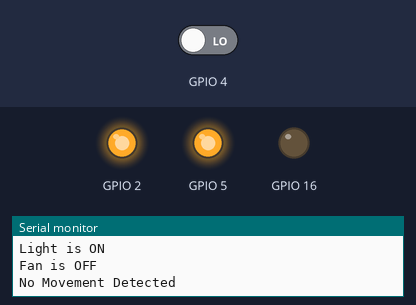
The sketch below on a simulated ESP8266 (NodeMCU). Parts: output pins drawn as LEDs (lit = HIGH), the last lines printed to the serial monitor. The test bench sets the inputs (shaded band); at power-on: GPIO 4 LOW. WiFi joins after 1.5 s; servers stay silent unless stated; network time is answered at once with the bench clock; the local clock reads 2024-03-15 10:24:30 at power-on unless the sketch sets it.

Above: at 2.7 s.
2.8 s: GPIO 4 driven HIGH
At 4.3 s:
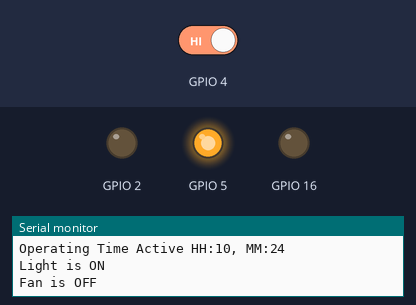
5.0 s: GPIO 4 driven LOW
At 5.9 s:
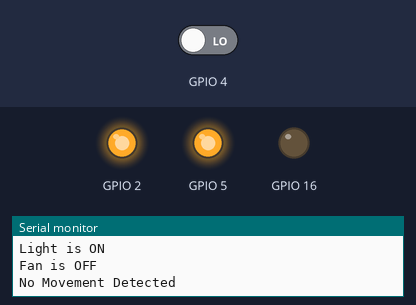
Timing chart, 0 to 8.0 s (numbered marks = the images above; inputs shaded):
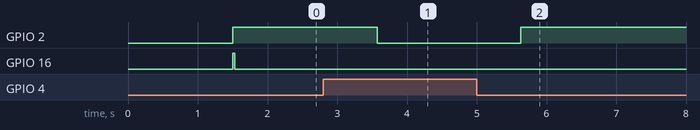

Measured:
- after the input at 2.8 s, GPIO 2: HIGH → LOW after 0.78 s
- after the input at 5.0 s, GPIO 2: LOW → HIGH after 0.63 s

The sketch:

DAILY_PLANT_LIGHT.ino
```cpp
#include "ESP8266WiFi.h"
#include "NTPClient.h"
#include "WiFiUdp.h"

// WiFi parameters to be configured
const char* ssid = "Breach_v1.1"; // Write here your router's username
const char* password = "Nandemonai::"; // Write here your router's passward
const long utcOffsetInSeconds = 19800;
//char daysOfTheWeek[7][12] = {"Sunday", "Monday", "Tuesday", "Wednesday", "Thursday", "Friday", "Saturday"};

// Define NTP Client to get time
WiFiUDP ntpUDP;
NTPClient timeClient(ntpUDP, "pool.ntp.org", utcOffsetInSeconds);

int hh, mm, pir;

void setup(void)
{
  Serial.begin(9600);
  // Connect to WiFi
  WiFi.begin(ssid, password);

  // while wifi not connected yet, print '.'
  // then after it connected, get out of the loop
  while (WiFi.status() != WL_CONNECTED) {
    delay(500);
    Serial.print(".");
  }
  //print a new line, then print WiFi connected and the IP address
  Serial.println("");
  Serial.println("WiFi connected");
  // Print the IP address
  Serial.println(WiFi.localIP());
  timeClient.begin();
  pinMode(2, OUTPUT);
  pinMode(16, OUTPUT);
  pinMode(5, OUTPUT);
  pinMode(4, INPUT);
  digitalWrite(2, HIGH);
  digitalWrite(16, HIGH);
  digitalWrite(5, HIGH);
}
void loop() {
  timeClient.update();

  //Serial.print(daysOfTheWeek[timeClient.getDay()]);

  hh = timeClient.getHours();
  mm = timeClient.getMinutes();
  pir = digitalRead(4);

  if (pir == 1) {
    Serial.println("Movement Detected");
    digitalWrite(2, LOW);
  }


  if ((pir == 1) || (hh >= 4 && hh <= 11) || (hh >= 12 && hh <= 18) || (hh >= 20 && hh <= 23)) {
    Serial.println((String)"Operating Time Active HH:" + int(hh) + ", MM:" + int(mm));
    if (mm >= 49 && mm <= 59) {
      digitalWrite(16, HIGH);
      Serial.println("Light is OFF");

    }
    else if (mm >= 1 && mm <= 48){
      digitalWrite(16, LOW);
      Serial.println("Light is ON");
    }
  }
  else{
    digitalWrite(16, HIGH);
    Serial.println("Light is OFF");
    }
  if (mm >= 35 && mm <= 59) {
    digitalWrite(5, LOW);
    Serial.println("Fan is ON");
  }
  else if (mm >= 1 && mm <= 34) {
    digitalWrite(5, HIGH);
    Serial.println("Fan is OFF");
  }
  if(pir==0) {
    Serial.println("No Movement Detected");
    digitalWrite(2, HIGH);
  }
  delay(1000);
}
```
